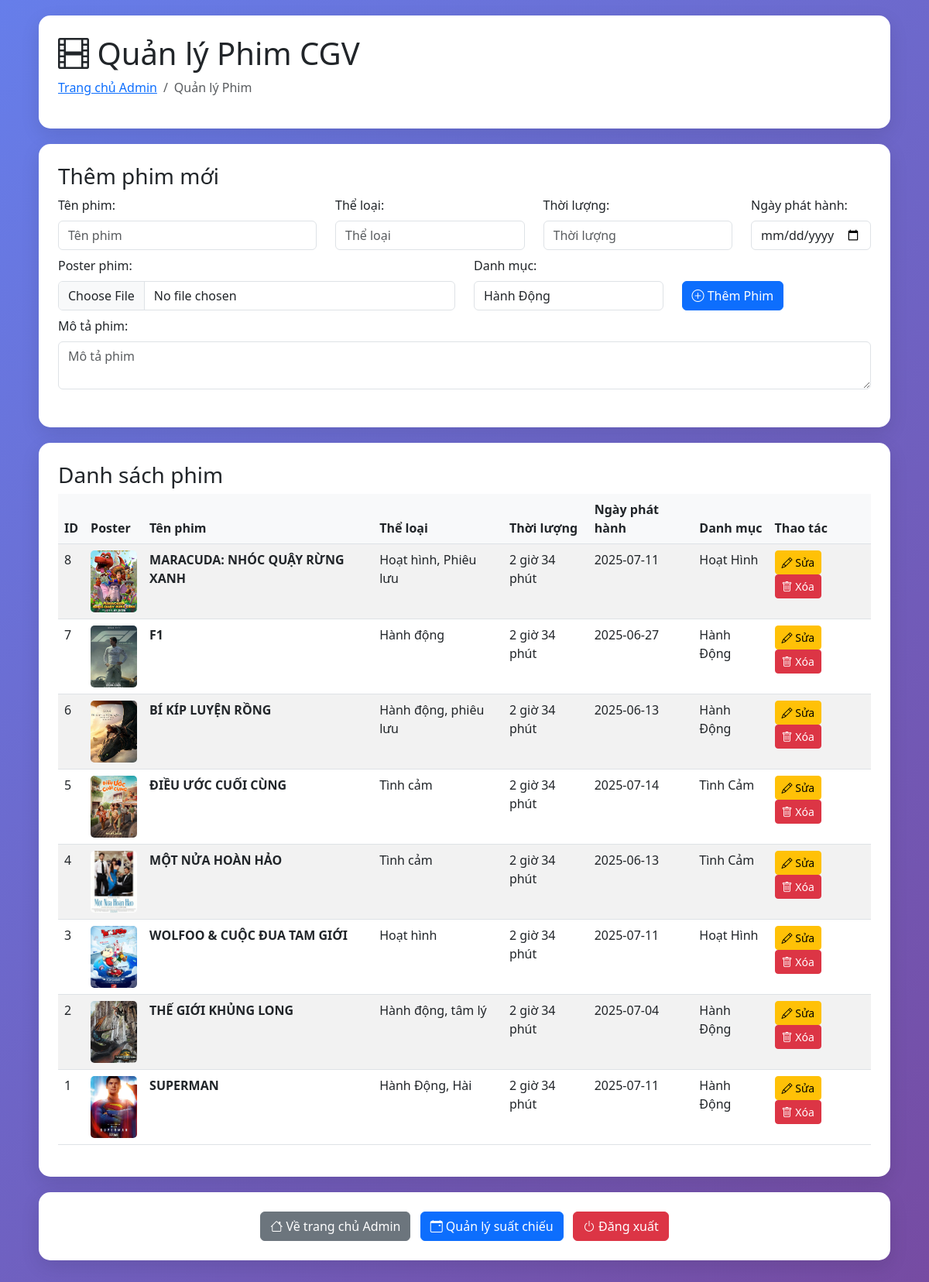
The app's page /admin_movies.php (signed in) with its own data.
### tables this page shows
CREATE TABLE `movies` (
  `id` int(11) NOT NULL,
  `title` varchar(255) NOT NULL,
  `genre` varchar(100) DEFAULT NULL,
  `duration` varchar(50) DEFAULT NULL,
  `release_date` date DEFAULT NULL,
  `image` varchar(255) DEFAULT NULL,
  `description` text DEFAULT NULL,
  `category_id` int(11) DEFAULT NULL
);

CREATE TABLE `categories` (
  `id` int(11) NOT NULL,
  `name` varchar(100) NOT NULL
);

### admin_movies.php (the view, shortened to what this page needs)
<?php
require_once 'config.php';
$stmt = $pdo->prepare("SELECT m.*, c.name as category_name FROM movies m LEFT JOIN categories c ON m.category_id = c.id ORDER BY m.id DESC");
$stmt->execute();
$movies = $stmt->fetchAll(PDO::FETCH_ASSOC);
$edit_movie = null;
?>
<!DOCTYPE html>
<html>
<head>
    <link href="https://cdn.jsdelivr.net/npm/bootstrap@5.3.0/dist/css/bootstrap.min.css" rel="stylesheet" />
    <link href="https://cdn.jsdelivr.net/npm/bootstrap-icons@1.7.2/font/bootstrap-icons.css" rel="stylesheet">
</head>
<body>
    <div class="container">
        <div class="admin-card">
            <h1><i class="bi bi-film"></i> Quản lý Phim CGV</h1>
            <nav aria-label="breadcrumb">
                <ol class="breadcrumb">
                    <li class="breadcrumb-item"><a href="admin.php">Trang chủ Admin</a></li>
                    <li class="breadcrumb-item active">Quản lý Phim</li>
                </ol>
            </nav>
        </div>
        <div class="admin-card">
            <h3><?php echo $edit_movie ? 'Chỉnh sửa phim' : 'Thêm phim mới'; ?></h3>
            <form method="POST" enctype="multipart/form-data" class="mb-4">
                <div class="row">
                    <div class="col-md-4">
                        <label class="form-label">Tên phim:</label>
                        <input type="text" name="title" class="form-control"
                            value="<?php echo $edit_movie ? $edit_movie['title'] : ''; ?>"
                            placeholder="Tên phim" required />
                    </div>
                    <div class="col-md-3">
                        <label class="form-label">Thể loại:</label>
                        <input type="text" name="genre" class="form-control"
                            value="<?php echo $edit_movie ? $edit_movie['genre'] : ''; ?>"
                            placeholder="Thể loại" />
                    </div>
                    <div class="col-md-3">
                        <label class="form-label">Thời lượng:</label>
                        <input type="text" name="duration" class="form-control"
                            value="<?php echo $edit_movie ? $edit_movie['duration'] : ''; ?>"
                            placeholder="Thời lượng" />
                    </div>
                    <div class="col-md-2">
                        <label class="form-label">Ngày phát hành:</label>
                        <input type="date" name="release_date" class="form-control"
                            value="<?php echo $edit_movie ? $edit_movie['release_date'] : ''; ?>" required />
                    </div>
                </div>
                <div class="row mt-2">
                    <div class="col-md-6">
                        <label class="form-label">Poster phim:</label>
                        <input type="file" name="movie_image" class="form-control" accept="image/*" />
                    </div>
                    <div class="col-md-3">
                        <label class="form-label">Danh mục:</label>
                        <select name="category_id" class="form-control" required>
                            <option value="1" <?php echo ($edit_movie && $edit_movie['category_id'] == 1) ? 'selected' : ''; ?>>Hành Động</option>
                        </select>
                    </div>
                    <div class="col-md-3">
                        <label class="form-label">&nbsp;</label>
                        <button type="submit" class="btn btn-primary d-block">
                            <i class="bi bi-<?php echo $edit_movie ? 'pencil' : 'plus-circle'; ?>"></i>
                            <?php echo $edit_movie ? 'Cập nhật' : 'Thêm Phim'; ?>
                        </button>
                    </div>
                </div>
                <div class="row mt-2">
                    <div class="col-12">
                        <label class="form-label">Mô tả phim:</label>
                        <textarea name="description" class="form-control" placeholder="Mô tả phim"><?php echo $edit_movie ? $edit_movie['description'] : ''; ?></textarea>
                    </div>
                </div>
            </form>
        </div>
        <div class="admin-card">
            <h3>Danh sách phim</h3>
            <div class="table-responsive">
                <table class="table table-striped">
                    <thead>
                        <tr>
                            <th>ID</th>
                            <th>Poster</th>
                            <th>Tên phim</th>
                            <th>Thể loại</th>
                            <th>Thời lượng</th>
                            <th>Ngày phát hành</th>
                            <th>Danh mục</th>
                            <th>Thao tác</th>
                        </tr>
                    </thead>
                    <tbody>
                        <?php foreach ($movies as $movie): ?>
                            <tr>
                                <td><?php echo $movie['id']; ?></td>
                                <td>
                                    <img src="<?php echo $movie['image']; ?>"
                                        alt="<?php echo $movie['title']; ?>"
                                        class="movie-image">
                                </td>
                                <td><strong><?php echo $movie['title']; ?></strong></td>
                                <td><?php echo $movie['genre']; ?></td>
                                <td><?php echo $movie['duration']; ?></td>
                                <td><?php echo $movie['release_date']; ?></td>
                                <td><?php echo $movie['category_name']; ?></td>
                                <td>
                                    <a href="admin_movies.php?edit_id=<?php echo $movie['id']; ?>"
                                        class="btn btn-sm btn-warning">
                                        <i class="bi bi-pencil"></i> Sửa
                                    </a>
                                    <a href="admin_movies.php?delete_id=<?php echo $movie['id']; ?>"
                                        class="btn btn-sm btn-danger"
                                        onclick="return confirm('Bạn có chắc muốn xóa phim này?')">
                                        <i class="bi bi-trash"></i> Xóa
                                    </a>
                                </td>
                            </tr>
                        <?php endforeach; ?>
                    </tbody>
                </table>
            </div>
        </div>
        <div class="admin-card text-center">
            <a href="admin.php" class="btn btn-secondary me-2">
                <i class="bi bi-house"></i> Về trang chủ Admin
            </a>
            <a href="admin_showtimes.php" class="btn btn-primary me-2">
                <i class="bi bi-calendar-event"></i> Quản lý suất chiếu
            </a>
            <a href="logout.php" class="btn btn-danger">
                <i class="bi bi-power"></i> Đăng xuất
            </a>
        </div>
    </div>
</body>
</html>

### admin_movies.php (style rules this page uses)
body { background: linear-gradient(135deg, #667eea 0%, #764ba2 100%); min-height: 100vh; }
.container { padding: 20px; }
.admin-card { background: white; border-radius: 15px; padding: 25px; box-shadow: 0 8px 25px rgba(0, 0, 0, 0.1); margin-bottom: 20px; }
.table th { background-color: #f8f9fa; }
.movie-image { width: 60px; height: 80px; object-fit: cover; border-radius: 5px; }

### records on screen
movies: id "8", image (picture), title "MARACUDA: NHÓC QUẬY RỪNG XANH", genre "Hoạt hình, Phiêu lưu", duration "2 giờ 34 phút", release_date "2025-07-11", category.name "Hoạt Hình"
movies: id "7", image (picture), title "F1", genre "Hành động", duration "2 giờ 34 phút", release_date "2025-06-27", category.name "Hành Động"
movies: id "6", image (picture), title "BÍ KÍP LUYỆN RỒNG", genre "Hành động, phiêu lưu", duration "2 giờ 34 phút", release_date "2025-06-13", category.name "Hành Động"
movies: id "5", image (picture), title "ĐIỀU ƯỚC CUỐI CÙNG", genre "Tình cảm", duration "2 giờ 34 phút", release_date "2025-07-14", category.name "Tình Cảm"
movies: id "4", image (picture), title "MỘT NỬA HOÀN HẢO", genre "Tình cảm", duration "2 giờ 34 phút", release_date "2025-06-13", category.name "Tình Cảm"
movies: id "3", image (picture), title "WOLFOO & CUỘC ĐUA TAM GIỚI", genre "Hoạt hình", duration "2 giờ 34 phút", release_date "2025-07-11", category.name "Hoạt Hình"
movies: id "2", image (picture), title "THẾ GIỚI KHỦNG LONG", genre "Hành động, tâm lý", duration "2 giờ 34 phút", release_date "2025-07-04", category.name "Hành Động"
movies: id "1", image (picture), title "SUPERMAN", genre "Hành Động, Hài", duration "2 giờ 34 phút", release_date "2025-07-11", category.name "Hành Động"
